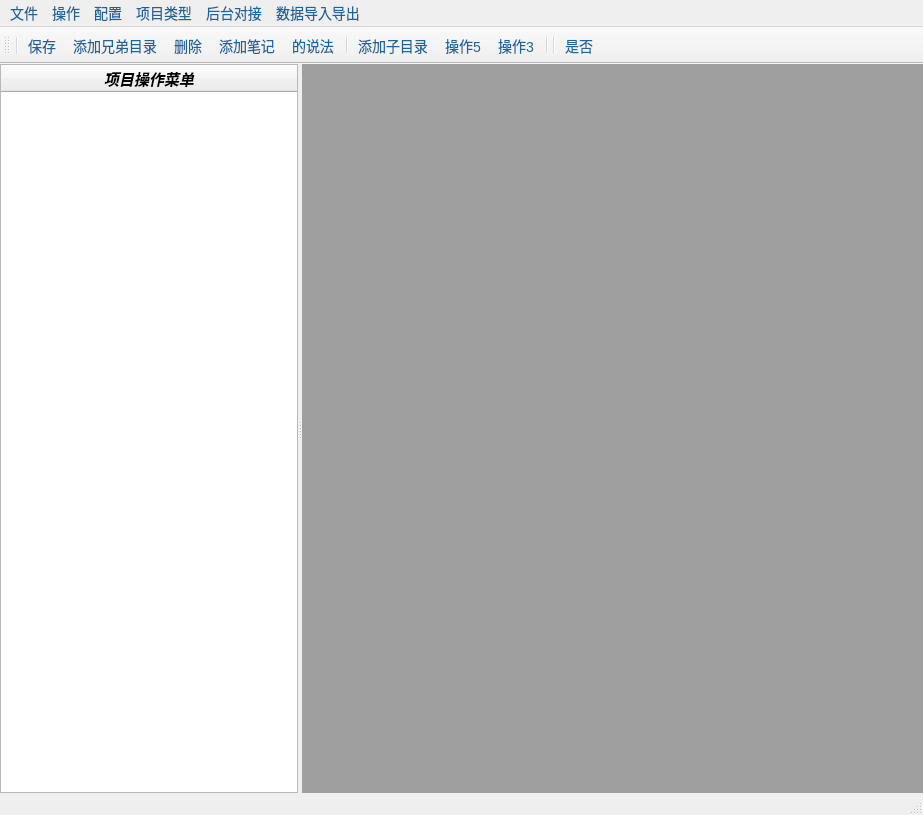
<?xml version="1.0" encoding="UTF-8"?>
<ui version="4.0">
 <class>MainWindow</class>
 <widget class="QMainWindow" name="MainWindow">
  <property name="geometry">
   <rect>
    <x>0</x>
    <y>0</y>
    <width>923</width>
    <height>815</height>
   </rect>
  </property>
  <property name="windowTitle">
   <string>几何物体3D设计</string>
  </property>
  <property name="windowIcon">
   <iconset>
    <normaloff>Images/prefs.png</normaloff>Images/prefs.png</iconset>
  </property>
  <property name="styleSheet">
   <string notr="true">*{	
	font-family:微软雅黑;
	font-size:14px;
	color: #1d649c;
}

QGroupBox{
   font-family:微软雅黑;
   font-size:15px;
   color: rgb(126, 0, 0);
}</string>
  </property>
  <widget class="QWidget" name="centralwidget">
   <layout class="QHBoxLayout" name="horizontalLayout">
    <property name="leftMargin">
     <number>0</number>
    </property>
    <property name="topMargin">
     <number>0</number>
    </property>
    <property name="rightMargin">
     <number>0</number>
    </property>
    <property name="bottomMargin">
     <number>0</number>
    </property>
    <item>
     <widget class="QSplitter" name="splitter">
      <property name="orientation">
       <enum>Qt::Horizontal</enum>
      </property>
      <property name="opaqueResize">
       <bool>true</bool>
      </property>
      <property name="childrenCollapsible">
       <bool>true</bool>
      </property>
      <widget class="QTreeWidget" name="notesTree">
       <property name="wordWrap">
        <bool>true</bool>
       </property>
       <property name="headerHidden">
        <bool>false</bool>
       </property>
       <property name="columnCount">
        <number>1</number>
       </property>
       <attribute name="headerVisible">
        <bool>true</bool>
       </attribute>
       <attribute name="headerCascadingSectionResizes">
        <bool>false</bool>
       </attribute>
       <attribute name="headerDefaultSectionSize">
        <number>150</number>
       </attribute>
       <attribute name="headerHighlightSections">
        <bool>true</bool>
       </attribute>
       <column>
        <property name="text">
         <string notr="true">项目操作菜单</string>
        </property>
        <property name="font">
         <font>
          <pointsize>11</pointsize>
          <weight>75</weight>
          <italic>true</italic>
          <bold>true</bold>
          <underline>false</underline>
          <kerning>false</kerning>
         </font>
        </property>
        <property name="textAlignment">
         <set>AlignCenter</set>
        </property>
        <property name="background">
         <color>
          <red>235</red>
          <green>235</green>
          <blue>235</blue>
         </color>
        </property>
        <property name="foreground">
         <brush brushstyle="SolidPattern">
          <color alpha="255">
           <red>0</red>
           <green>0</green>
           <blue>0</blue>
          </color>
         </brush>
        </property>
       </column>
      </widget>
      <widget class="QMdiArea" name="mdiArea"/>
     </widget>
    </item>
   </layout>
  </widget>
  <widget class="QMenuBar" name="menubar">
   <property name="geometry">
    <rect>
     <x>0</x>
     <y>0</y>
     <width>923</width>
     <height>26</height>
    </rect>
   </property>
   <widget class="QMenu" name="menu">
    <property name="title">
     <string>文件</string>
    </property>
   </widget>
   <widget class="QMenu" name="menu_2">
    <property name="title">
     <string>操作</string>
    </property>
    <addaction name="actionAddSubFolder"/>
   </widget>
   <widget class="QMenu" name="menu_3">
    <property name="title">
     <string>配置</string>
    </property>
   </widget>
   <widget class="QMenu" name="menu_4">
    <property name="title">
     <string>项目类型</string>
    </property>
   </widget>
   <widget class="QMenu" name="menu_5">
    <property name="title">
     <string>后台对接</string>
    </property>
   </widget>
   <widget class="QMenu" name="menu_6">
    <property name="title">
     <string>数据导入导出</string>
    </property>
   </widget>
   <addaction name="menu"/>
   <addaction name="menu_2"/>
   <addaction name="menu_3"/>
   <addaction name="menu_4"/>
   <addaction name="menu_5"/>
   <addaction name="menu_6"/>
  </widget>
  <widget class="QStatusBar" name="statusbar"/>
  <widget class="QToolBar" name="toolBar">
   <property name="windowTitle">
    <string>toolBar</string>
   </property>
   <attribute name="toolBarArea">
    <enum>TopToolBarArea</enum>
   </attribute>
   <attribute name="toolBarBreak">
    <bool>false</bool>
   </attribute>
   <addaction name="separator"/>
   <addaction name="actionSave"/>
   <addaction name="actionAddSibleFolder"/>
   <addaction name="actionDelete"/>
   <addaction name="actionAddNote"/>
   <addaction name="action"/>
   <addaction name="separator"/>
   <addaction name="actionAddSubFolder"/>
   <addaction name="action_5"/>
   <addaction name="action_3"/>
   <addaction name="separator"/>
   <addaction name="separator"/>
   <addaction name="action_2"/>
  </widget>
  <action name="actionAddSubFolder">
   <property name="icon">
    <iconset>
     <normaloff>Images/subfolder.png</normaloff>Images/subfolder.png</iconset>
   </property>
   <property name="text">
    <string>添加子目录</string>
   </property>
   <property name="toolTip">
    <string>添加子目录</string>
   </property>
  </action>
  <action name="actionAddNote">
   <property name="icon">
    <iconset>
     <normaloff>Images/note.gif</normaloff>Images/note.gif</iconset>
   </property>
   <property name="text">
    <string>添加笔记</string>
   </property>
   <property name="toolTip">
    <string>添加笔记</string>
   </property>
  </action>
  <action name="actionAddSibleFolder">
   <property name="icon">
    <iconset>
     <normaloff>Images/siblefolder.png</normaloff>Images/siblefolder.png</iconset>
   </property>
   <property name="text">
    <string>添加兄弟目录</string>
   </property>
   <property name="toolTip">
    <string>添加兄弟目录</string>
   </property>
  </action>
  <action name="actionSave">
   <property name="icon">
    <iconset>
     <normaloff>Images/save.png</normaloff>Images/save.png</iconset>
   </property>
   <property name="text">
    <string>保存</string>
   </property>
   <property name="toolTip">
    <string>保存目录树</string>
   </property>
  </action>
  <action name="actionDelete">
   <property name="icon">
    <iconset>
     <normaloff>Images/folder.png</normaloff>Images/folder.png</iconset>
   </property>
   <property name="text">
    <string>删除</string>
   </property>
   <property name="toolTip">
    <string>删除</string>
   </property>
  </action>
  <action name="action_3">
   <property name="icon">
    <iconset>
     <normaloff>Images/replace.png</normaloff>Images/replace.png</iconset>
   </property>
   <property name="text">
    <string>操作3</string>
   </property>
  </action>
  <action name="action_5">
   <property name="icon">
    <iconset>
     <normaloff>Images/prefs.png</normaloff>Images/prefs.png</iconset>
   </property>
   <property name="text">
    <string>操作5</string>
   </property>
  </action>
  <action name="action">
   <property name="icon">
    <iconset>
     <normaloff>Images/delayCalc.png</normaloff>Images/delayCalc.png</iconset>
   </property>
   <property name="text">
    <string>的说法</string>
   </property>
  </action>
  <action name="action_2">
   <property name="icon">
    <iconset>
     <normaloff>Images/Question22.png</normaloff>Images/Question22.png</iconset>
   </property>
   <property name="text">
    <string>是否</string>
   </property>
  </action>
 </widget>
 <resources/>
 <connections/>
</ui>
